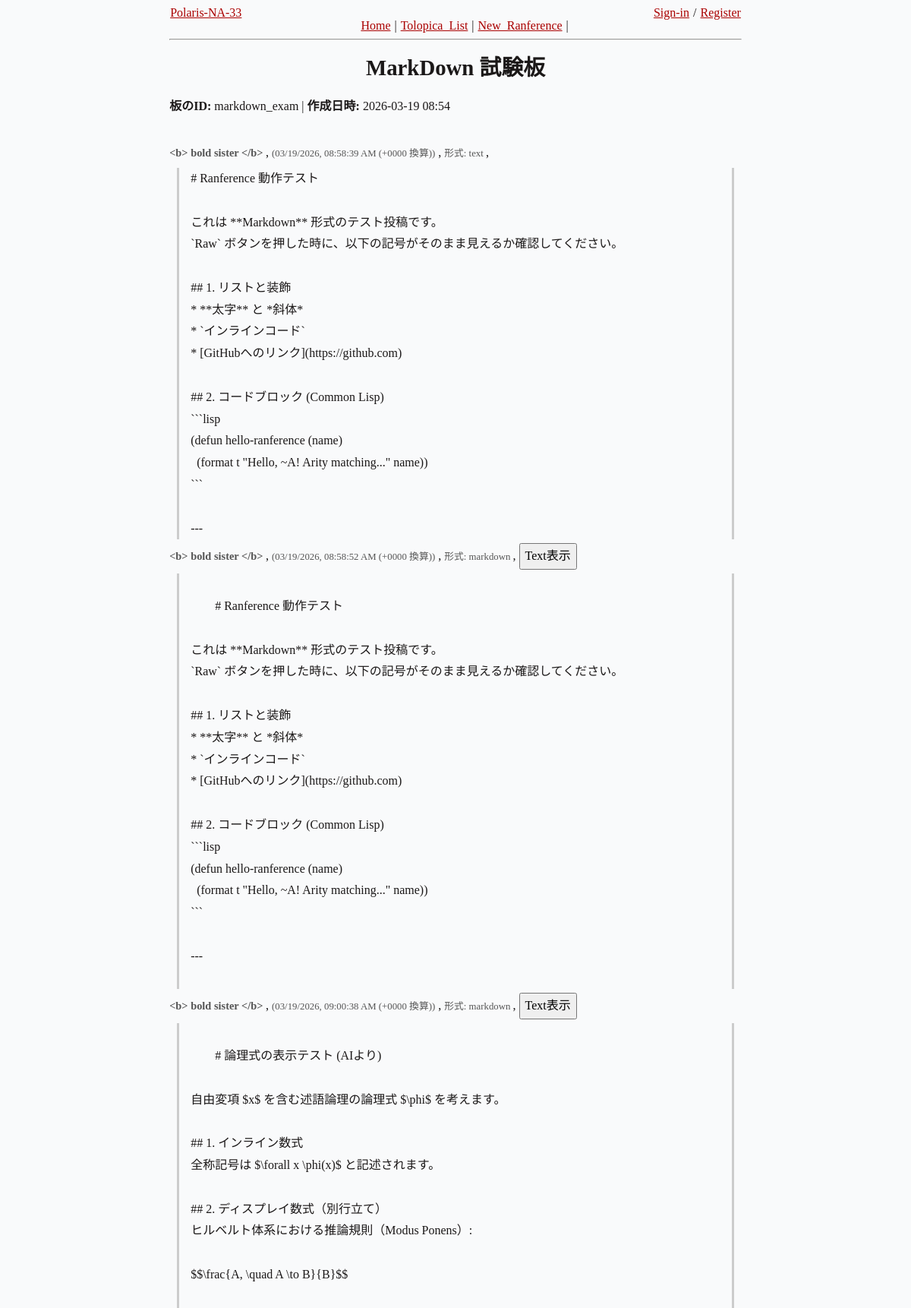
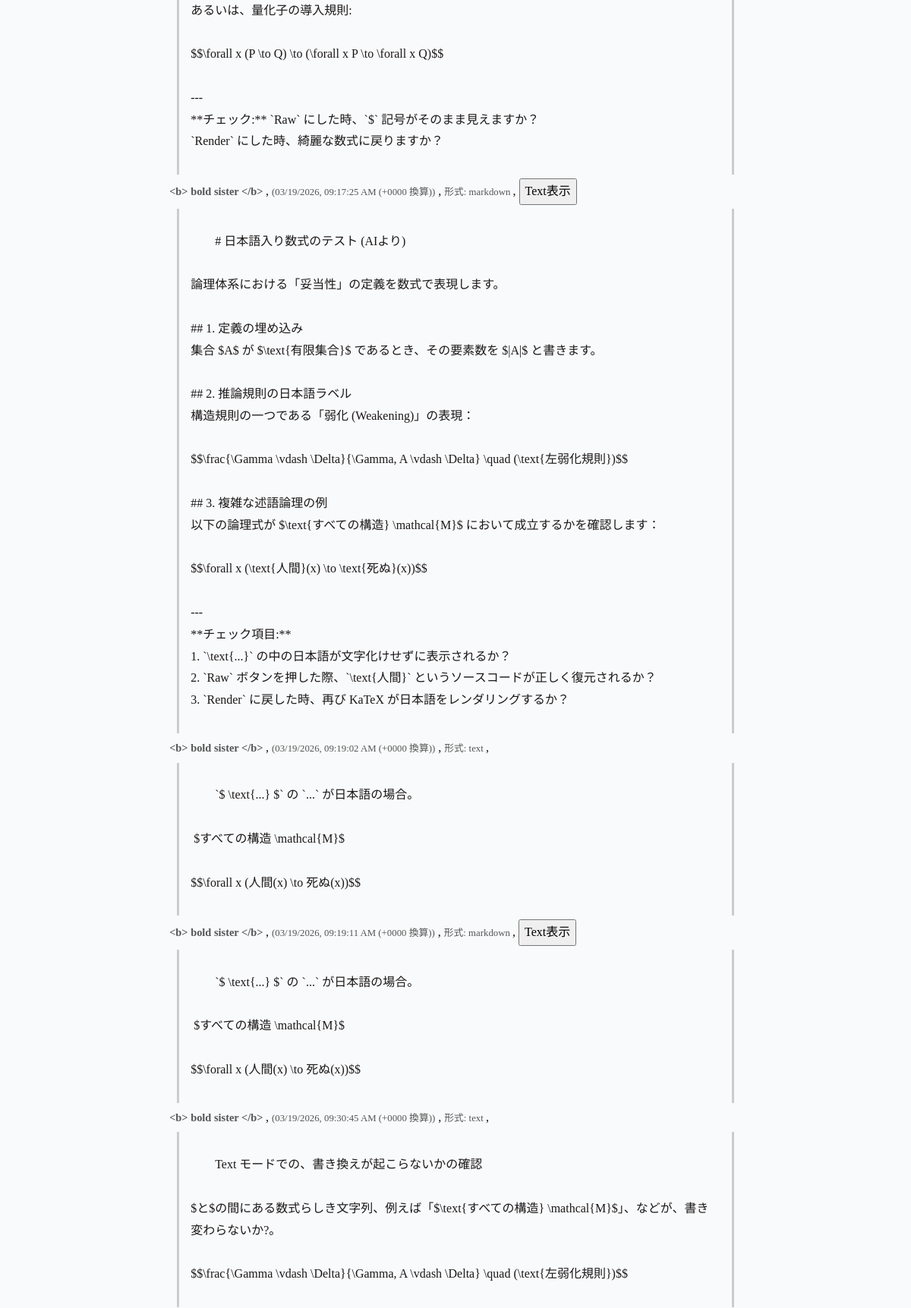
Screenshot of /tolopica/markdown_exam (upper part) with the database file from the repository (2 pictures, top to bottom).
### host/models.py (models this page shows)
class Tolopica(db.Model):
    __tablename__ = 'tolopica'
    id: Mapped[int] = mapped_column(primary_key=True)
    text_id: Mapped[str] = mapped_column(String(128), unique=True, nullable=False)
    title: Mapped[str] = mapped_column(String(128), nullable=False)
    created_at: Mapped[datetime] = mapped_column(DateTime, default=get_utc_now)
    ranferences: Mapped[List["Ranference"]] = relationship(back_populates="tolopica")

class Ranference(db.Model):
    __tablename__ = 'ranference'
    id: Mapped[int] = mapped_column(primary_key=True)
    content: Mapped[str] = mapped_column(Text, nullable=False)
    created_at: Mapped[datetime] = mapped_column(DateTime, default=get_utc_now)
    tolopica_id: Mapped[int] = mapped_column(ForeignKey('tolopica.id'))
    faceman_id: Mapped[Optional[int]] = mapped_column(ForeignKey('known_person.id'), nullable=True)
    tolopica: Mapped["Tolopica"] = relationship(back_populates="ranferences")
    author: Mapped[Optional["Known_Person"]] = relationship(back_populates="ranferences")
    coding_type: Mapped[str] = mapped_column(String(20), default='text')

class Known_Person(db.Model):
    __tablename__ = 'known_person'
    id: Mapped[int] = mapped_column(primary_key=True)
    text_id: Mapped[str] = mapped_column(String(128), unique=True, nullable=False)
    name: Mapped[str] = mapped_column(String(128), nullable=False)
    email: Mapped[str] = mapped_column(String(256), unique=True, nullable=False)
    password: Mapped[str] = mapped_column(String(128), nullable=False)
    ranferences: Mapped[List["Ranference"]] = relationship(back_populates="author")

### host/routes/tolopica_gate.py (the view)
    def tolopica_show(self, text_id):
        topic = self.db.execute(
            select(Tolopica).filter_by(text_id=text_id)
        ).scalar_one_or_none()
        if not topic:
            return "Topic not found", 404
        return render_template('tolopica_show.html', topic=topic)

### host/templates/tolopica_show.html (shortened to what this page needs)
{% extends "base.html" %}
{% block h1 %}{{ topic.title }}{% endblock %}
{% block content %}
<p>
  <strong>板のID:</strong> {{ topic.text_id }} |
  <strong>作成日時:</strong> {{ topic.created_at.strftime('%Y-%m-%d %H:%M') }}
</p>
<div id="ranferences-area">
  {% if topic.ranferences %}
  {% for ranference in topic.ranferences %}
  <div class="ranference-post">
    <div class="head-area">
      <span class="faceman">
        {{ ranference.author.name if ranference.author else "名無しさん" }}
      </span>,
      <time class="ranference-meta posted-time"
            datetime="{{ ranference.created_at.isoformat() }}" data-utc="{{ ranference.created_at.isoformat() }}">
      </time> ,
      <span class="ranference-meta coding-type-label">
        形式: {{ ranference.coding_type }}
      </span> ,
      {% if ranference.coding_type != 'text' %}
      <button class="toggle-view-btn" onclick="toggleView(this)">Text表示</button>
      {% endif %}
    </div>
    <div class="body-area">
      <div class="posted-content"
           data-coding-type="{{ ranference.coding_type }}"
           data-raw-content="{{ ranference.content }}"
           data-is-raw="false">
        {{ ranference.content }}
      </div>
    </div>
  </div>
  {% endfor %}
  {% else %}
  <p>まだ書き込みがありません。最初の書き込みをどうぞ！</p>
  {% endif %}
</div>
{% endblock %}

### host/static/css/latex_style.css (style rules this page uses)
*, *::before, *::after { box-sizing: border-box; }
body, h1, h2, h3, h4, p, ul[class], ol[class], li, figure, figcaption, dl, dd { margin: 0; }
html { font-size: 1rem; scroll-behavior: smooth; }
body { font-family: 'Latin Modern', Georgia, Cambria, 'Times New Roman', Times, serif; line-height: 1.8; max-width: 80ch; min-height: 100vh; overflow-x: hidden; margin: 0 auto; padding: 2rem 1.25rem; counter-reset: theorem; counter-reset: definition; counter-reset: sidenote-counter; color: hsl(0, 5%, 10%); background-color: hsl(210, 20%, 98%); text-rendering: optimizeLegibility; }
p { text-align: justify; hyphens: auto; -webkit-hyphens: auto; -moz-hyphens: auto; margin-top: 1rem; }
input, button, textarea, select { font: inherit; }

### host/static/css/na33_style.css (style rules this page uses)
body { font-family: serif; max-width: 210mm; margin: auto; border-left: 1.5cm; border-right: 1.5cm; padding-top: 0.2cm; padding-bottom: 1.5cm; }
#ranferences-area { margin-top: 2rem; max-width: 100%; margin-bottom: 2rem; }
#ranferences-area > .ranference-post { margin: 0; padding: 0; }
#ranferences-area > .ranference-post > .head-area > .faceman { font-size: 0.9rem; color: #555; font-weight: bold; }
#ranferences-area > .ranference-post > .head-area > .ranference-meta { font-size: 0.8rem; color: #555; }
#ranferences-area > .ranference-post > .body-area > .posted-content { border-left: 3px solid #ccc; padding-left: 15px; margin-left: 10px; border-right: 3px solid #ccc; padding-right: 15px; margin-right: 10px; white-space: pre-wrap; margin-top: 5px; margin-bottom: 5px; }

### rows the page displays
Tolopica: title "MarkDown 試験板", text_id "markdown_exam", created_at "2026-03-19 08:54"
Ranference: author "<b> bold sister </b>", coding_type "text"
Ranference: author "<b> bold sister </b>", coding_type "markdown", shows "Text表示", content "# Ranference 動作テスト これは **Markdown** 形式のテスト投稿です。 `Raw` ボタンを押した時に、以下の記号がそのまま見えるか確認してください。 ## 1. リストと装飾 * **太字** と *斜体* * `インラインコード` * [GitHubへのリンク](https://github.com) ## 2. コードブロック (Common Lisp) ```lisp (defun hello-ranference (name) (format t \"Hello, ~A! Arity matching...\" name)) ``` ---"
Ranference: author "<b> bold sister </b>", coding_type "markdown", shows "Text表示", content "# 論理式の表示テスト (AIより) 自由変項 $x$ を含む述語論理の論理式 $\\phi$ を考えます。 ## 1. インライン数式 全称記号は $\\forall x \\phi(x)$ と記述されます。 ## 2. ディスプレイ数式（別行立て） ヒルベルト体系における推論規則（Modus Ponens）: $$\\frac{A, \\quad A \\to B}{B}$$ あるいは、量化子の導入規則: $$\\forall x (P \\to Q) \\to (\\forall x P \\to \\forall x Q)$$ --- **チェック:** `Raw` にした時、`$` 記号がそのまま見えますか？ `Render` にした時、綺麗な数式に戻りますか？"
Ranference: author "<b> bold sister </b>", coding_type "markdown", shows "Text表示", content "# 日本語入り数式のテスト (AIより) 論理体系における「妥当性」の定義を数式で表現します。 ## 1. 定義の埋め込み 集合 $A$ が $\\text{有限集合}$ であるとき、その要素数を $|A|$ と書きます。 ## 2. 推論規則の日本語ラベル 構造規則の一つである「弱化 (Weakening)」の表現： $$\\frac{\\Gamma \\vdash \\Delta}{\\Gamma, A \\vdash \\Delta} \\quad (\\text{左弱化規則})$$ ## 3. 複雑な述語論理の例 以下の論理式が $\\text{すべての構造} \\mathcal{M}$ において成立するかを確認します： $$\\forall x (\\text{人間}(x) \\to \\text{死ぬ}(x))$$ --- **チェック項目:** 1. `\\text{...}` の中の日本語が文字化けせずに表示されるか？ 2. `Raw` ボタンを押した際、`\\text{人間}` というソースコードが正しく復元されるか？ 3. `Render` に戻した時、再び KaTeX が日本語をレンダリングするか？"
Ranference: author "<b> bold sister </b>", coding_type "text", content "`$ \\text{...} $` の `...` が日本語の場合。 $すべての構造 \\mathcal{M}$ $$\\forall x (人間(x) \\to 死ぬ(x))$$"
Ranference: author "<b> bold sister </b>", coding_type "markdown", shows "Text表示", content "`$ \\text{...} $` の `...` が日本語の場合。 $すべての構造 \\mathcal{M}$ $$\\forall x (人間(x) \\to 死ぬ(x))$$"
Ranference: author "<b> bold sister </b>", coding_type "text", content "Text モードでの、書き換えが起こらないかの確認 $と$の間にある数式らしき文字列、例えば「$\\text{すべての構造} \\mathcal{M}$」、などが、書き変わらないか?。 $$\\frac{\\Gamma \\vdash \\Delta}{\\Gamma, A \\vdash \\Delta} \\quad (\\text{左弱化規則})$$"
